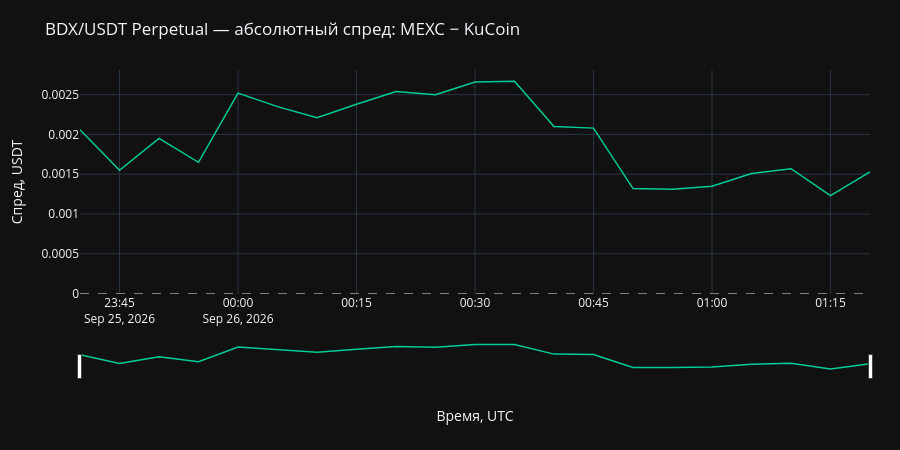
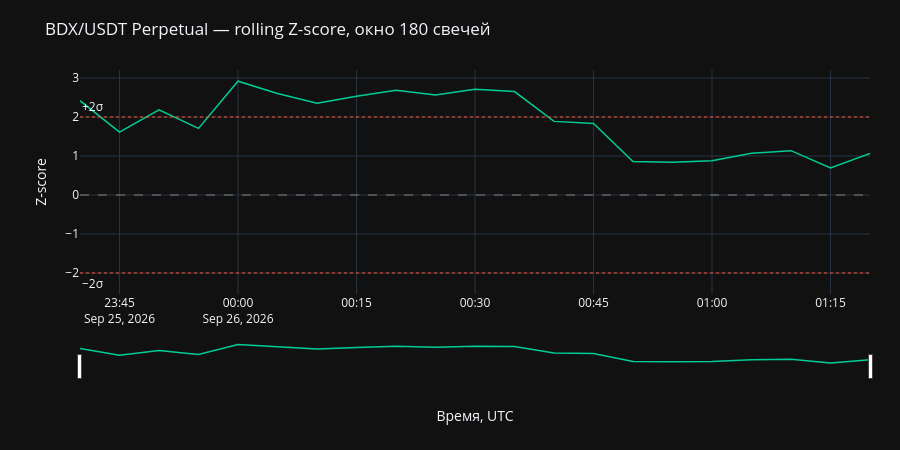
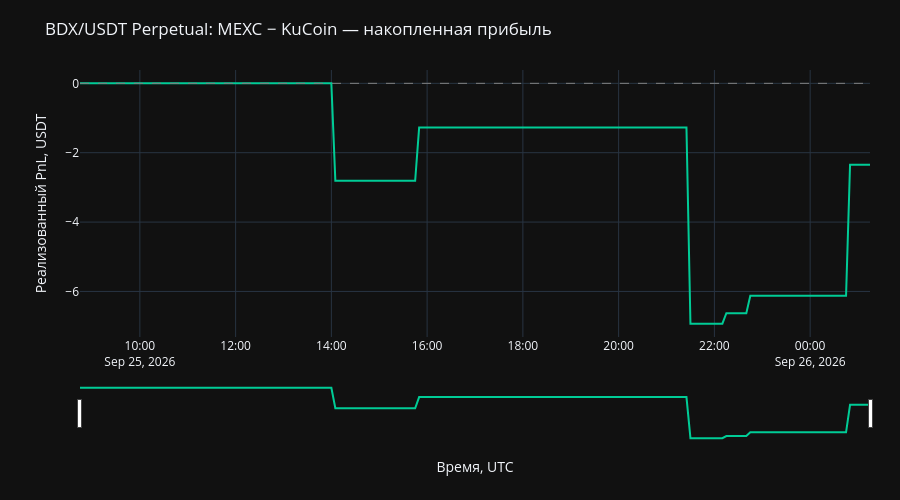

Here is the notebook cell these charts were saved with, in order:
### Code cell
# ============================================================
# ОТЧЁТ: BDX/USDT PERPETUAL — MEXC vs KuCoin
# Используются уже объявленные ранее функции:
#
# get_synchronized_close_arrays(...)
# calculate_rolling_zscore(...)
# optimize_zscore_parameters(...)
# backtest_zscore_strategy(...)
# interactive_spread_zscore_dashboard(...)
# ============================================================

from IPython.display import display, Markdown
import numpy as np
import pandas as pd
import plotly.graph_objects as go


# ------------------------------------------------------------
# 1. ПАРАМЕТРЫ ИССЛЕДОВАНИЯ
# ------------------------------------------------------------

EXCHANGE_A = "mexc"
EXCHANGE_B = "kucoin"

TOKEN = "BDX"
QUOTE = "USDT"

MARKET_TYPE = "swap"
TIMEFRAME = "5m"
LIMIT = 1000

INITIAL_WINDOW = 180

FEE_BPS_PER_LEG = 10.0
SLIPPAGE_BPS_PER_LEG = 5.0
GROSS_NOTIONAL_USDT = 1_000.0

display(Markdown(
    "# BDX/USDT Perpetual: MEXC vs KuCoin\n"
    f"- Таймфрейм: `{TIMEFRAME}`\n"
    f"- Рынок: `{MARKET_TYPE}`\n"
    f"- Номинал позиции: `{GROSS_NOTIONAL_USDT:,.0f} USDT`\n"
    f"- Комиссия на одну ногу: `{FEE_BPS_PER_LEG:.1f} bps`\n"
    f"- Проскальзывание на одну ногу: `{SLIPPAGE_BPS_PER_LEG:.1f} bps`"
))


# ------------------------------------------------------------
# 2. ЗАГРУЗКА И СИНХРОНИЗАЦИЯ СВЕЧЕЙ
# ------------------------------------------------------------

display(Markdown("## 1. Получение и синхронизация данных"))

pairs_bdx, data_bdx = get_synchronized_close_arrays(
    exchange_a_id=EXCHANGE_A,
    token_a=TOKEN,
    exchange_b_id=EXCHANGE_B,
    token_b=TOKEN,
    timeframe=TIMEFRAME,
    limit=LIMIT,
    market_type=MARKET_TYPE,
)

data_bdx = data_bdx.copy()

print(f"Синхронизированных свечей: {len(data_bdx)}")
print(f"Начало истории: {data_bdx['datetime_utc'].iloc[0]}")
print(f"Конец истории:  {data_bdx['datetime_utc'].iloc[-1]}")

display(Markdown("### Первые пять синхронизированных свечей"))
display(data_bdx.head())

display(Markdown("### Последние пять синхронизированных свечей"))
display(data_bdx.tail())


# ------------------------------------------------------------
# 3. СПРЕД И Z-SCORE
# ------------------------------------------------------------

display(Markdown(
    f"## 2. Абсолютный спред и Z-score\n"
    f"Начальное окно: `{INITIAL_WINDOW}` свечей "
    f"= `{INITIAL_WINDOW * 5 / 60:.2f}` часа."
))

zscore_bdx = calculate_rolling_zscore(
    data=data_bdx,
    window=INITIAL_WINDOW,
)

zscore_bdx = (
    zscore_bdx
    .replace([np.inf, -np.inf], np.nan)
    .dropna(subset=["z_score"])
    .reset_index(drop=True)
)

spread_stats = zscore_bdx["spread"].agg([
    "min",
    "max",
    "mean",
    "std",
]).rename({
    "min": "Минимальный спред, USDT",
    "max": "Максимальный спред, USDT",
    "mean": "Средний спред, USDT",
    "std": "Std спреда, USDT",
})

display(Markdown("### Статистика абсолютного спреда"))
display(spread_stats.to_frame(name="Значение"))


# ---- График 1: Абсолютный спред ----

spread_fig = go.Figure()

spread_fig.add_trace(
    go.Scatter(
        x=zscore_bdx["datetime_utc"],
        y=zscore_bdx["spread"],
        mode="lines",
        name="Спред MEXC − KuCoin",
        line=dict(
            color="#00CC96",
            width=1.5,
        ),
        customdata=zscore_bdx[
            ["close_a", "close_b", "z_score"]
        ].to_numpy(),
        hovertemplate=(
            "<b>Время: %{x}</b><br>"
            "Спред: %{y:.10f} USDT<br>"
            "MEXC close: %{customdata[0]:.10f}<br>"
            "KuCoin close: %{customdata[1]:.10f}<br>"
            "Z-score: %{customdata[2]:.4f}"
            "<extra></extra>"
        ),
    )
)

spread_fig.add_hline(
    y=0,
    line_color="gray",
    line_width=1,
    line_dash="dash",
)

spread_fig.update_layout(
    title="BDX/USDT Perpetual — абсолютный спред: MEXC − KuCoin",
    template="plotly_dark",
    height=450,
    dragmode="pan",
    hovermode="x unified",
    margin=dict(l=80, r=30, t=70, b=60),

    xaxis=dict(
        title="Время, UTC",
        type="date",
        rangeslider=dict(visible=True),
    ),

    yaxis=dict(
        title="Спред, USDT",
        zeroline=False,
    ),
)

spread_fig.show(
    config={
        "scrollZoom": True,
        "displaylogo": False,
        "responsive": True,
    }
)


# ---- График 2: Z-score ----

zscore_fig = go.Figure()

zscore_fig.add_trace(
    go.Scatter(
        x=zscore_bdx["datetime_utc"],
        y=zscore_bdx["z_score"],
        mode="lines",
        name="Rolling Z-score",
        line=dict(
            color="#00CC96",
            width=1.5,
        ),
        hovertemplate=(
            "<b>Время: %{x}</b><br>"
            "Z-score: %{y:.4f}"
            "<extra></extra>"
        ),
    )
)

zscore_fig.add_hline(
    y=0,
    line_color="gray",
    line_width=1,
    line_dash="dash",
)

zscore_fig.add_hline(
    y=2,
    line_color="#EF553B",
    line_width=1,
    line_dash="dot",
    annotation_text="+2σ",
    annotation_position="top left",
)

zscore_fig.add_hline(
    y=-2,
    line_color="#EF553B",
    line_width=1,
    line_dash="dot",
    annotation_text="−2σ",
    annotation_position="bottom left",
)

zscore_fig.update_layout(
    title=f"BDX/USDT Perpetual — rolling Z-score, окно {INITIAL_WINDOW} свечей",
    template="plotly_dark",
    height=450,
    dragmode="pan",
    hovermode="x unified",
    margin=dict(l=80, r=30, t=70, b=60),

    xaxis=dict(
        title="Время, UTC",
        type="date",
        rangeslider=dict(visible=True),
    ),

    yaxis=dict(
        title="Z-score",
        zeroline=False,
    ),
)

zscore_fig.show(
    config={
        "scrollZoom": True,
        "displaylogo": False,
        "responsive": True,
    }
)


# ------------------------------------------------------------
# 4. GRID SEARCH: ПОДБОР ПАРАМЕТРОВ
# ------------------------------------------------------------

display(Markdown(
    "## 3. Grid search параметров стратегии\n"
    "Перебираются размеры окна и пороги входа. "
    "Выводятся только конфигурации с минимум пятью закрытыми сделками."
))

optimization_bdx = optimize_zscore_parameters(
    data=data_bdx,

    min_window=20,
    max_window=min(300, len(data_bdx) - 1),
    window_step=5,

    long_entry_values=[
        -1.0,
        -1.25,
        -1.5,
        -1.75,
        -2.0,
    ],

    short_entry_values=[
        1.0,
        1.25,
        1.5,
        1.75,
        2.0,
        2.5,
    ],

    exit_z=0.0,
    stop_z=4.0,

    gross_notional_usdt=GROSS_NOTIONAL_USDT,

    fee_bps_per_leg=FEE_BPS_PER_LEG,
    slippage_bps_per_leg=SLIPPAGE_BPS_PER_LEG,

    min_trades=5,
)

display(Markdown("### Топ-20 конфигураций по чистой прибыли"))
display(optimization_bdx.head(20))


# ------------------------------------------------------------
# 5. ЛУЧШАЯ КОНФИГУРАЦИЯ
# ------------------------------------------------------------

best_bdx = optimization_bdx.iloc[0].copy()

display(Markdown("## 4. Лучшая найденная конфигурация"))
display(best_bdx.to_frame(name="Значение"))

best_result_bdx = backtest_zscore_strategy(
    data=data_bdx,

    window=int(best_bdx["window"]),

    long_entry_z=float(best_bdx["long_entry_z"]),
    short_entry_z=float(best_bdx["short_entry_z"]),

    exit_z=float(best_bdx["exit_z"]),
    stop_z=float(best_bdx["stop_z"]),

    gross_notional_usdt=GROSS_NOTIONAL_USDT,

    fee_bps_per_leg=FEE_BPS_PER_LEG,
    slippage_bps_per_leg=SLIPPAGE_BPS_PER_LEG,
)

best_metrics_bdx = pd.Series(best_result_bdx.metrics).rename("Значение")

display(Markdown("### Итоговые метрики лучшего бэктеста"))
display(best_metrics_bdx.to_frame())


# ------------------------------------------------------------
# 6. ГРАФИК НАКОПЛЕННОГО PNL
# ------------------------------------------------------------

display(Markdown(
    "## 5. Накопленный реализованный PnL\n"
    "График учитывает только закрытые сделки. "
    "Плавающий PnL внутри открытой позиции пока не включён."
))

equity_bdx = best_result_bdx.equity_curve.copy()

pnl_fig = go.Figure()

pnl_fig.add_trace(
    go.Scatter(
        x=equity_bdx["datetime_utc"],
        y=equity_bdx["equity_usdt"],
        mode="lines",
        name="Накопленный реализованный PnL",
        line=dict(
            color="#00CC96",
            width=2,
        ),
        hovertemplate=(
            "<b>Время: %{x}</b><br>"
            "Накопленный PnL: %{y:.2f} USDT"
            "<extra></extra>"
        ),
    )
)

pnl_fig.add_hline(
    y=0,
    line_color="gray",
    line_width=1,
    line_dash="dash",
)

pnl_fig.update_layout(
    title="BDX/USDT Perpetual: MEXC − KuCoin — накопленная прибыль",
    template="plotly_dark",
    height=500,
    dragmode="pan",
    hovermode="x unified",
    margin=dict(l=80, r=30, t=70, b=60),

    xaxis=dict(
        title="Время, UTC",
        type="date",
        rangeslider=dict(visible=True),
    ),

    yaxis=dict(
        title="Реализованный PnL, USDT",
        zeroline=False,
    ),
)

pnl_fig.show(
    config={
        "scrollZoom": True,
        "displaylogo": False,
        "responsive": True,
    }
)


# ------------------------------------------------------------
# 7. ИНТЕРАКТИВНЫЙ ДАШБОРД
# ------------------------------------------------------------

display(Markdown(
    "## 6. Интерактивный дашборд\n"
    "Можно менять размер окна, пороги входа/выхода, стоп и номинал позиции. "
    "Графики пересчитываются на уже загруженной истории без нового API-запроса."
))

dashboard_bdx = interactive_spread_zscore_dashboard(
    data=data_bdx,

    initial_window=int(best_bdx["window"]),
    initial_long_entry_z=float(best_bdx["long_entry_z"]),
    initial_short_entry_z=float(best_bdx["short_entry_z"]),

    initial_exit_z=float(best_bdx["exit_z"]),
    initial_stop_z=float(best_bdx["stop_z"]),

    initial_gross_notional=GROSS_NOTIONAL_USDT,

    height_spread=450,
    height_zscore=450,
)

### Figure 1 — Plotly figure (JSON) as saved in the notebook; plotly's stock layout.template omitted (floating-point values rounded to 4 significant figures)
{"data": [{"customdata": [[0.0782, 0.07614, 2.419], [0.0776, 0.07605, 1.615], [0.0781, 0.07615, 2.184], [0.0777, 0.07605, 1.707], [0.0781, 0.07558, 2.918], [0.0782, 0.07585, 2.604], [0.078, 0.07579, 2.353], [0.0778, 0.07542, 2.533], [0.0782, 0.07566, 2.684], [0.0781, 0.0756, 2.565], [0.0782, 0.07554, 2.71], [0.0781, 0.07543, 2.654], [0.078, 0.0759, 1.888], [0.0782, 0.07612, 1.833], [0.0778, 0.07648, 0.8605], [0.0778, 0.07649, 0.8385], [0.0778, 0.07645, 0.8795], [0.078, 0.07649, 1.074], [0.0782, 0.07663, 1.138], [0.0777, 0.07647, 0.6943], [0.0779, 0.07637, 1.067]], "hovertemplate": "<b>Время: %{x}</b><br>Спред: %{y:.10f} USDT<br>MEXC close: %{customdata[0]:.10f}<br>KuCoin close: %{customdata[1]:.10f}<br>Z-score: %{customdata[2]:.4f}<extra></extra>", "line": {"color": "#00CC96", "width": 1.5}, "mode": "lines", "name": "Спред MEXC − KuCoin", "type": "scatter", "x": ["2026-09-25T23:40:00", "2026-09-25T23:45:00", "2026-09-25T23:50:00", "2026-09-25T23:55:00", "2026-09-26T00:00:00", "2026-09-26T00:05:00", "2026-09-26T00:10:00", "2026-09-26T00:15:00", "2026-09-26T00:20:00", "2026-09-26T00:25:00", "2026-09-26T00:30:00", "2026-09-26T00:35:00", "2026-09-26T00:40:00", "2026-09-26T00:45:00", "2026-09-26T00:50:00", "2026-09-26T00:55:00", "2026-09-26T01:00:00", "2026-09-26T01:05:00", "2026-09-26T01:10:00", "2026-09-26T01:15:00", "2026-09-26T01:20:00"], "y": [0.00206, 0.00155, 0.00195, 0.00165, 0.00252, 0.00235, 0.00221, 0.00238, 0.00254, 0.0025, 0.00266, 0.00267, 0.0021, 0.00208, 0.00132, 0.00131, 0.00135, 0.00151, 0.00157, 0.00123, 0.00153]}], "layout": {"dragmode": "pan", "height": 450, "hovermode": "x unified", "margin": {"b": 60, "l": 80, "r": 30, "t": 70}, "shapes": [{"line": {"color": "gray", "dash": "dash", "width": 1}, "type": "line", "x0": 0, "x1": 1, "xref": "x domain", "y0": 0, "y1": 0, "yref": "y"}], "title": {"text": "BDX/USDT Perpetual — абсолютный спред: MEXC − KuCoin"}, "xaxis": {"rangeslider": {"visible": true}, "title": {"text": "Время, UTC"}, "type": "date"}, "yaxis": {"title": {"text": "Спред, USDT"}, "zeroline": false}}}

### Figure 2 — Plotly figure (JSON) as saved in the notebook; plotly's stock layout.template omitted (floating-point values rounded to 4 significant figures)
{"data": [{"hovertemplate": "<b>Время: %{x}</b><br>Z-score: %{y:.4f}<extra></extra>", "line": {"color": "#00CC96", "width": 1.5}, "mode": "lines", "name": "Rolling Z-score", "type": "scatter", "x": ["2026-09-25T23:40:00", "2026-09-25T23:45:00", "2026-09-25T23:50:00", "2026-09-25T23:55:00", "2026-09-26T00:00:00", "2026-09-26T00:05:00", "2026-09-26T00:10:00", "2026-09-26T00:15:00", "2026-09-26T00:20:00", "2026-09-26T00:25:00", "2026-09-26T00:30:00", "2026-09-26T00:35:00", "2026-09-26T00:40:00", "2026-09-26T00:45:00", "2026-09-26T00:50:00", "2026-09-26T00:55:00", "2026-09-26T01:00:00", "2026-09-26T01:05:00", "2026-09-26T01:10:00", "2026-09-26T01:15:00", "2026-09-26T01:20:00"], "y": [2.419, 1.615, 2.184, 1.707, 2.918, 2.604, 2.353, 2.533, 2.684, 2.565, 2.71, 2.654, 1.888, 1.833, 0.8605, 0.8385, 0.8795, 1.074, 1.138, 0.6943, 1.067]}], "layout": {"annotations": [{"showarrow": false, "text": "+2σ", "x": 0, "xanchor": "left", "xref": "x domain", "y": 2, "yanchor": "bottom", "yref": "y"}, {"showarrow": false, "text": "−2σ", "x": 0, "xanchor": "left", "xref": "x domain", "y": -2, "yanchor": "top", "yref": "y"}], "dragmode": "pan", "height": 450, "hovermode": "x unified", "margin": {"b": 60, "l": 80, "r": 30, "t": 70}, "shapes": [{"line": {"color": "gray", "dash": "dash", "width": 1}, "type": "line", "x0": 0, "x1": 1, "xref": "x domain", "y0": 0, "y1": 0, "yref": "y"}, {"line": {"color": "#EF553B", "dash": "dot", "width": 1}, "type": "line", "x0": 0, "x1": 1, "xref": "x domain", "y0": 2, "y1": 2, "yref": "y"}, {"line": {"color": "#EF553B", "dash": "dot", "width": 1}, "type": "line", "x0": 0, "x1": 1, "xref": "x domain", "y0": -2, "y1": -2, "yref": "y"}], "title": {"text": "BDX/USDT Perpetual — rolling Z-score, окно 180 свечей"}, "xaxis": {"rangeslider": {"visible": true}, "title": {"text": "Время, UTC"}, "type": "date"}, "yaxis": {"title": {"text": "Z-score"}, "zeroline": false}}}

### Figure 3 — Plotly figure (JSON) as saved in the notebook; plotly's stock layout.template omitted (floating-point values rounded to 4 significant figures; data arrays with more than 128 entries replaced by an {"elided": "..."} marker saying what was removed)
{"data": [{"hovertemplate": "<b>Время: %{x}</b><br>Накопленный PnL: %{y:.2f} USDT<extra></extra>", "line": {"color": "#00CC96", "width": 2}, "mode": "lines", "name": "Накопленный реализованный PnL", "type": "scatter", "x": {"elided": "199 str values"}, "y": {"elided": "199 float values"}}], "layout": {"dragmode": "pan", "height": 500, "hovermode": "x unified", "margin": {"b": 60, "l": 80, "r": 30, "t": 70}, "shapes": [{"line": {"color": "gray", "dash": "dash", "width": 1}, "type": "line", "x0": 0, "x1": 1, "xref": "x domain", "y0": 0, "y1": 0, "yref": "y"}], "title": {"text": "BDX/USDT Perpetual: MEXC − KuCoin — накопленная прибыль"}, "xaxis": {"rangeslider": {"visible": true}, "title": {"text": "Время, UTC"}, "type": "date"}, "yaxis": {"title": {"text": "Реализованный PnL, USDT"}, "zeroline": false}}}
